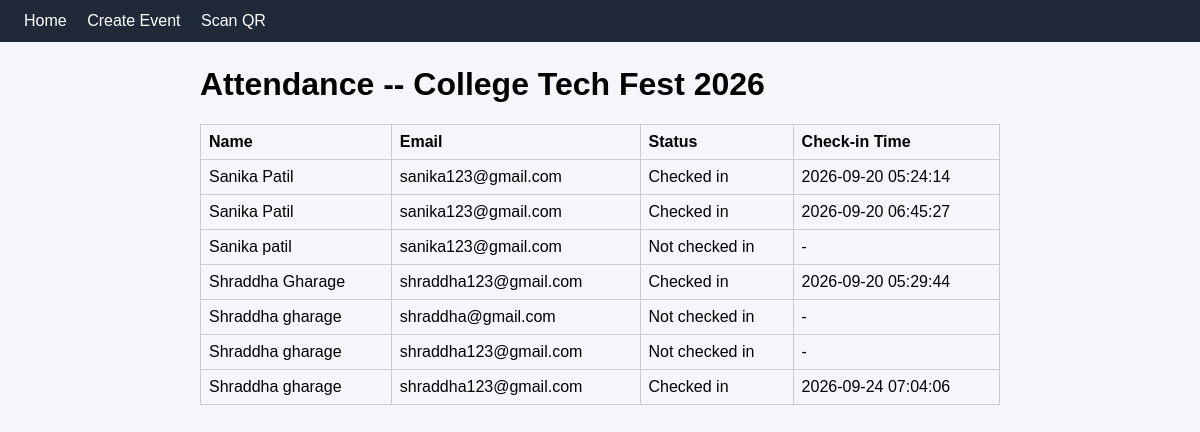
The page /attendance/1 on the database its author committed.
### tables this page shows
CREATE TABLE events (
            id INTEGER PRIMARY KEY AUTOINCREMENT,
            title TEXT NOT NULL,
            event_date TEXT NOT NULL,
            location TEXT NOT NULL
        );

CREATE TABLE registrations (
            id INTEGER PRIMARY KEY AUTOINCREMENT,
            event_id INTEGER NOT NULL,
            name TEXT NOT NULL,
            email TEXT NOT NULL,
            code TEXT UNIQUE NOT NULL,
            checked_in INTEGER DEFAULT 0,
            checkin_time TEXT,
            FOREIGN KEY (event_id) REFERENCES events (id)
        );

### app.py (the view)
@app.route("/attendance/<int:event_id>")
def attendance(event_id):
    conn = get_db()
    event = conn.execute(
        "SELECT * FROM events WHERE id = ?",
        (event_id,),
    ).fetchone()
    registrations = conn.execute(
        """
        SELECT * FROM registrations
        WHERE event_id = ?
        ORDER BY name
        """,
        (event_id,),
    ).fetchall()
    conn.close()
    if event is None:
        flash("Event not found.")
        return redirect(url_for("index"))
    return render_template(
        "attendance.html",
        event=event,
        registrations=registrations,
    )

### database.py (called while the page is built)
def get_db():
    conn = sqlite3.connect(DB_PATH)
    conn.row_factory = sqlite3.Row
    return conn

### templates/attendance.html (shortened to what this page needs)
{% extends "base.html" %}
{% block content %}
<h1>Attendance -- {{ event['title'] }}</h1>
<table class="event-table">
    <tr>
        <th>Name</th>
        <th>Email</th>
        <th>Status</th>
        <th>Check-in Time</th>
    </tr>
    {% for r in registrations %}
    <tr>
        <td>{{ r['name'] }}</td>
        <td>{{ r['email'] }}</td>
        <td>{{ "Checked in" if r['checked_in'] else "Not checked in" }}</td>
        <td>{{ r['checkin_time'] or "-" }}</td>
    </tr>
    {% endfor %}
</table>
{% endblock %}

### templates/base.html (shortened to what this page needs)
<!DOCTYPE html>
<html lang="en">
<head>
    <link
        rel="stylesheet"
        href="{{ url_for('static', filename='css/style.css') }}"
    >
</head>
<body>
    <nav class="navbar">
        <a href="{{ url_for('index') }}">Home</a>
        <a href="{{ url_for('create_event') }}">Create Event</a>
        <a href="{{ url_for('scan') }}">Scan QR</a>
    </nav>
    <main class="container">
        {% block content %}
        {% endblock %}
    </main>
</body>
</html>

### static/css/style.css (style rules this page uses)
body { font-family: Arial, sans-serif; margin: 0; background: #f4f6fb; }
.navbar { background: #1f2937; padding: 12px 24px; }
.navbar a { color: #fff; margin-right: 16px; text-decoration: none; }
.container { max-width: 800px; margin: 24px auto; padding: 0 16px; }
.event-table { width: 100%; border-collapse: collapse; margin-top: 16px; }
.event-table th, .event-table td { border: 1px solid #ccc; padding: 8px; text-align: left; }

### rows shown on the page
events: title "College Tech Fest 2026"
registrations: name "Sanika Patil", email "sanika123@gmail.com", checked_in "Checked in", checkin_time "2026-09-20 05:24:14"
registrations: name "Sanika Patil", email "sanika123@gmail.com", checked_in "Checked in", checkin_time "2026-09-20 06:45:27"
registrations: name "Sanika patil", email "sanika123@gmail.com", checked_in "Not checked in", r "-"
registrations: name "Shraddha Gharage", email "shraddha123@gmail.com", checked_in "Checked in", checkin_time "2026-09-20 05:29:44"
registrations: name "Shraddha gharage", email "shraddha@gmail.com", checked_in "Not checked in", r "-"
registrations: name "Shraddha gharage", email "shraddha123@gmail.com", checked_in "Not checked in", r "-"
registrations: name "Shraddha gharage", email "shraddha123@gmail.com", checked_in "Checked in", checkin_time "2026-09-24 07:04:06"
